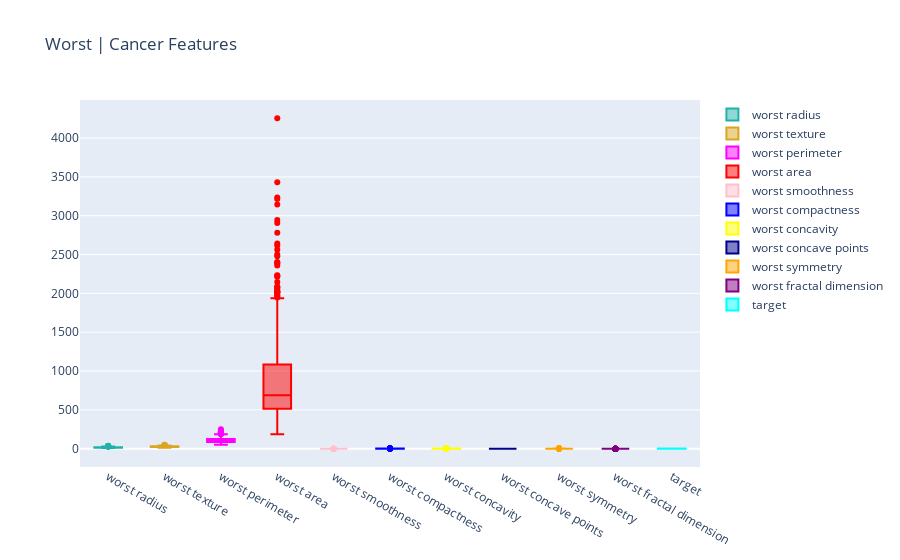

The notebook cell saved with this chart:
### Code cell
graf_box(w_col, 'Worst | Cancer Features')

### Figure 1 — Plotly figure (JSON) as saved in the notebook; plotly's stock layout.template omitted (floating-point values rounded to 4 significant figures; data arrays with more than 128 entries replaced by an {"elided": "..."} marker saying what was removed)
{"data": [{"marker": {"color": "lightseagreen"}, "name": "worst radius", "type": "box", "y": {"elided": "569 float values"}}, {"marker": {"color": "goldenrod"}, "name": "worst texture", "type": "box", "y": {"elided": "569 float values"}}, {"marker": {"color": "magenta"}, "name": "worst perimeter", "type": "box", "y": {"elided": "569 float values"}}, {"marker": {"color": "red"}, "name": "worst area", "type": "box", "y": {"elided": "569 float values"}}, {"marker": {"color": "pink"}, "name": "worst smoothness", "type": "box", "y": {"elided": "569 float values"}}, {"marker": {"color": "blue"}, "name": "worst compactness", "type": "box", "y": {"elided": "569 float values"}}, {"marker": {"color": "yellow"}, "name": "worst concavity", "type": "box", "y": {"elided": "569 float values"}}, {"marker": {"color": "darkblue"}, "name": "worst concave points", "type": "box", "y": {"elided": "569 float values"}}, {"marker": {"color": "orange"}, "name": "worst symmetry", "type": "box", "y": {"elided": "569 float values"}}, {"marker": {"color": "purple"}, "name": "worst fractal dimension", "type": "box", "y": {"elided": "569 float values"}}, {"marker": {"color": "cyan"}, "name": "target", "type": "box", "y": {"elided": "569 int values"}}], "layout": {"title": {"text": "Worst | Cancer Features"}}}
